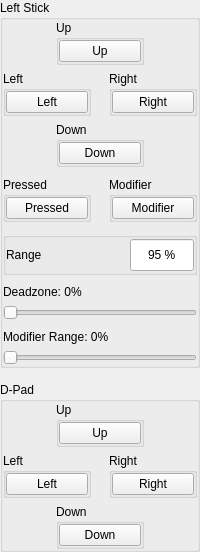
       <widget class="QWidget" name="bottomLeft">
        <layout class="QVBoxLayout" name="bottomLeftLayout">
         <property name="spacing"><number>14</number></property>
         <property name="leftMargin"><number>0</number></property>
         <property name="topMargin"><number>0</number></property>
         <property name="rightMargin"><number>0</number></property>
         <property name="bottomMargin"><number>0</number></property>
         <item>
          <widget class="QGroupBox" name="LStick">
           <property name="title"><string>Left Stick</string></property>
           <property name="card" stdset="0"><bool>true</bool></property>
           <layout class="QVBoxLayout" name="LStickLayout">
            <property name="spacing"><number>10</number></property>
            <property name="leftMargin"><number>0</number></property>
            <property name="topMargin"><number>0</number></property>
            <property name="rightMargin"><number>0</number></property>
            <property name="bottomMargin"><number>0</number></property>
            <item>
             <widget class="QWidget" name="LStickDirectionsWidget">
              <layout class="QVBoxLayout" name="LStickDirectionsLayout">
               <property name="spacing"><number>6</number></property>
               <property name="leftMargin"><number>0</number></property>
               <property name="topMargin"><number>0</number></property>
               <property name="rightMargin"><number>0</number></property>
               <property name="bottomMargin"><number>0</number></property>
               <item>
                <layout class="QHBoxLayout" name="buttonLStickUpGroupRow">
                 <property name="spacing"><number>0</number></property>
                 <property name="leftMargin"><number>0</number></property>
                 <property name="topMargin"><number>0</number></property>
                 <property name="rightMargin"><number>0</number></property>
                 <property name="bottomMargin"><number>0</number></property>
                 <item>
                  <spacer name="spacer12">
                   <property name="orientation"><enum>Qt::Orientation::Horizontal</enum></property>
                   <property name="sizeType"><enum>QSizePolicy::Policy::Expanding</enum></property>
                   <property name="sizeHint"><size><width>0</width><height>0</height></size></property>
                  </spacer>
                 </item>
                 <item>
                  <widget class="QGroupBox" name="buttonLStickUpGroup">
                   <property name="title"><string>Up</string></property>
                   <property name="binding" stdset="0"><bool>true</bool></property>
                   <property name="minimumSize"><size><width>88</width><height>0</height></size></property>
                   <property name="maximumSize"><size><width>88</width><height>16777215</height></size></property>
                   <layout class="QVBoxLayout" name="buttonLStickUpGroupLayout">
                    <property name="spacing"><number>0</number></property>
                    <property name="leftMargin"><number>0</number></property>
                    <property name="topMargin"><number>0</number></property>
                    <property name="rightMargin"><number>0</number></property>
                    <property name="bottomMargin"><number>0</number></property>
                    <item>
                     <widget class="InputBindingButton" name="buttonLStickUp">
                      <property name="text"><string>Up</string></property>
                     </widget>
                    </item>
                   </layout>
                  </widget>
                 </item>
                 <item>
                  <spacer name="spacer13">
                   <property name="orientation"><enum>Qt::Orientation::Horizontal</enum></property>
                   <property name="sizeType"><enum>QSizePolicy::Policy::Expanding</enum></property>
                   <property name="sizeHint"><size><width>0</width><height>0</height></size></property>
                  </spacer>
                 </item>
                </layout>
               </item>
               <item>
                <layout class="QHBoxLayout" name="LStickLeftRightRow">
                 <property name="spacing"><number>10</number></property>
                 <property name="leftMargin"><number>0</number></property>
                 <property name="topMargin"><number>0</number></property>
                 <property name="rightMargin"><number>0</number></property>
                 <property name="bottomMargin"><number>0</number></property>
                 <item>
                  <widget class="QGroupBox" name="buttonLStickLeftGroup">
                   <property name="title"><string>Left</string></property>
                   <property name="binding" stdset="0"><bool>true</bool></property>
                   <property name="minimumSize"><size><width>88</width><height>0</height></size></property>
                   <property name="maximumSize"><size><width>88</width><height>16777215</height></size></property>
                   <layout class="QVBoxLayout" name="buttonLStickLeftGroupLayout">
                    <property name="spacing"><number>0</number></property>
                    <property name="leftMargin"><number>0</number></property>
                    <property name="topMargin"><number>0</number></property>
                    <property name="rightMargin"><number>0</number></property>
                    <property name="bottomMargin"><number>0</number></property>
                    <item>
                     <widget class="InputBindingButton" name="buttonLStickLeft">
                      <property name="text"><string>Left</string></property>
                     </widget>
                    </item>
                   </layout>
                  </widget>
                 </item>
                 <item>
                  <spacer name="spacer14">
                   <property name="orientation"><enum>Qt::Orientation::Horizontal</enum></property>
                   <property name="sizeType"><enum>QSizePolicy::Policy::Expanding</enum></property>
                   <property name="sizeHint"><size><width>0</width><height>0</height></size></property>
                  </spacer>
                 </item>
                 <item>
                  <widget class="QGroupBox" name="buttonLStickRightGroup">
                   <property name="title"><string>Right</string></property>
                   <property name="binding" stdset="0"><bool>true</bool></property>
                   <property name="minimumSize"><size><width>88</width><height>0</height></size></property>
                   <property name="maximumSize"><size><width>88</width><height>16777215</height></size></property>
                   <layout class="QVBoxLayout" name="buttonLStickRightGroupLayout">
                    <property name="spacing"><number>0</number></property>
                    <property name="leftMargin"><number>0</number></property>
                    <property name="topMargin"><number>0</number></property>
                    <property name="rightMargin"><number>0</number></property>
                    <property name="bottomMargin"><number>0</number></property>
                    <item>
                     <widget class="InputBindingButton" name="buttonLStickRight">
                      <property name="text"><string>Right</string></property>
                     </widget>
                    </item>
                   </layout>
                  </widget>
                 </item>
                </layout>
               </item>
               <item>
                <layout class="QHBoxLayout" name="buttonLStickDownGroupRow">
                 <property name="spacing"><number>0</number></property>
                 <property name="leftMargin"><number>0</number></property>
                 <property name="topMargin"><number>0</number></property>
                 <property name="rightMargin"><number>0</number></property>
                 <property name="bottomMargin"><number>0</number></property>
                 <item>
                  <spacer name="spacer15">
                   <property name="orientation"><enum>Qt::Orientation::Horizontal</enum></property>
                   <property name="sizeType"><enum>QSizePolicy::Policy::Expanding</enum></property>
                   <property name="sizeHint"><size><width>0</width><height>0</height></size></property>
                  </spacer>
                 </item>
                 <item>
                  <widget class="QGroupBox" name="buttonLStickDownGroup">
                   <property name="title"><string>Down</string></property>
                   <property name="binding" stdset="0"><bool>true</bool></property>
                   <property name="minimumSize"><size><width>88</width><height>0</height></size></property>
                   <property name="maximumSize"><size><width>88</width><height>16777215</height></size></property>
                   <layout class="QVBoxLayout" name="buttonLStickDownGroupLayout">
                    <property name="spacing"><number>0</number></property>
                    <property name="leftMargin"><number>0</number></property>
                    <property name="topMargin"><number>0</number></property>
                    <property name="rightMargin"><number>0</number></property>
                    <property name="bottomMargin"><number>0</number></property>
                    <item>
                     <widget class="InputBindingButton" name="buttonLStickDown">
                      <property name="text"><string>Down</string></property>
                     </widget>
                    </item>
                   </layout>
                  </widget>
                 </item>
                 <item>
                  <spacer name="spacer16">
                   <property name="orientation"><enum>Qt::Orientation::Horizontal</enum></property>
                   <property name="sizeType"><enum>QSizePolicy::Policy::Expanding</enum></property>
                   <property name="sizeHint"><size><width>0</width><height>0</height></size></property>
                  </spacer>
                 </item>
                </layout>
               </item>
              </layout>
             </widget>
            </item>
            <item>
             <layout class="QHBoxLayout" name="LStickPressedRow">
              <property name="spacing"><number>10</number></property>
              <property name="leftMargin"><number>0</number></property>
              <property name="topMargin"><number>0</number></property>
              <property name="rightMargin"><number>0</number></property>
              <property name="bottomMargin"><number>0</number></property>
              <item>
               <widget class="QGroupBox" name="buttonLStickPressedGroup">
                <property name="title"><string>Pressed</string></property>
                <property name="binding" stdset="0"><bool>true</bool></property>
                <property name="minimumSize"><size><width>88</width><height>0</height></size></property>
                <property name="maximumSize"><size><width>88</width><height>16777215</height></size></property>
                <layout class="QVBoxLayout" name="buttonLStickPressedGroupLayout">
                 <property name="spacing"><number>0</number></property>
                 <property name="leftMargin"><number>0</number></property>
                 <property name="topMargin"><number>0</number></property>
                 <property name="rightMargin"><number>0</number></property>
                 <property name="bottomMargin"><number>0</number></property>
                 <item>
                  <widget class="InputBindingButton" name="buttonLStick">
                   <property name="text"><string>Pressed</string></property>
                  </widget>
                 </item>
                </layout>
               </widget>
              </item>
              <item>
               <spacer name="spacer17">
                <property name="orientation"><enum>Qt::Orientation::Horizontal</enum></property>
                <property name="sizeType"><enum>QSizePolicy::Policy::Expanding</enum></property>
                <property name="sizeHint"><size><width>0</width><height>0</height></size></property>
               </spacer>
              </item>
              <item>
               <widget class="QGroupBox" name="buttonLStickModGroup">
                <property name="title"><string>Modifier</string></property>
                <property name="binding" stdset="0"><bool>true</bool></property>
                <property name="minimumSize"><size><width>88</width><height>0</height></size></property>
                <property name="maximumSize"><size><width>88</width><height>16777215</height></size></property>
                <layout class="QVBoxLayout" name="buttonLStickModGroupLayout">
                 <property name="spacing"><number>0</number></property>
                 <property name="leftMargin"><number>0</number></property>
                 <property name="topMargin"><number>0</number></property>
                 <property name="rightMargin"><number>0</number></property>
                 <property name="bottomMargin"><number>0</number></property>
                 <item>
                  <widget class="InputBindingButton" name="buttonLStickMod">
                   <property name="text"><string>Modifier</string></property>
                  </widget>
                 </item>
                </layout>
               </widget>
              </item>
             </layout>
            </item>
            <item>
             <widget class="QGroupBox" name="buttonLStickRangeGroup">
              <property name="bare" stdset="0"><bool>true</bool></property>
              <layout class="QHBoxLayout" name="buttonLStickRangeGroupLayout">
               <property name="spacing"><number>8</number></property>
               <property name="leftMargin"><number>0</number></property>
               <property name="topMargin"><number>0</number></property>
               <property name="rightMargin"><number>0</number></property>
               <property name="bottomMargin"><number>0</number></property>
               <item>
                <widget class="QLabel" name="buttonLStickRangeGroupLabel">
                 <property name="text"><string>Range</string></property>
                 <property name="caption" stdset="0"><bool>true</bool></property>
                </widget>
               </item>
               <item>
                <spacer name="spacer18">
                 <property name="orientation"><enum>Qt::Orientation::Horizontal</enum></property>
                 <property name="sizeType"><enum>QSizePolicy::Policy::Expanding</enum></property>
                 <property name="sizeHint"><size><width>0</width><height>0</height></size></property>
                </spacer>
               </item>
               <item>
                <widget class="QSpinBox" name="spinboxLStickRange">
                 <property name="buttonSymbols"><enum>QAbstractSpinBox::ButtonSymbols::NoButtons</enum></property>
                 <property name="alignment"><set>Qt::AlignmentFlag::AlignCenter</set></property>
                 <property name="suffix"><string> %</string></property>
                 <property name="minimum"><number>25</number></property>
                 <property name="maximum"><number>150</number></property>
                 <property name="value"><number>95</number></property>
                 <property name="minimumSize"><size><width>64</width><height>34</height></size></property>
                 <property name="maximumSize"><size><width>64</width><height>34</height></size></property>
                </widget>
               </item>
              </layout>
             </widget>
            </item>
            <item>
             <layout class="QVBoxLayout" name="sliderLStickDeadzoneBlock">
              <property name="spacing"><number>6</number></property>
              <property name="leftMargin"><number>0</number></property>
              <property name="topMargin"><number>0</number></property>
              <property name="rightMargin"><number>0</number></property>
              <property name="bottomMargin"><number>0</number></property>
              <item>
               <widget class="QLabel" name="labelLStickDeadzone">
                <property name="text"><string>Deadzone: 0%</string></property>
                <property name="caption" stdset="0"><bool>true</bool></property>
               </widget>
              </item>
              <item>
               <widget class="QSlider" name="sliderLStickDeadzone">
                <property name="maximum"><number>100</number></property>
                <property name="orientation"><enum>Qt::Orientation::Horizontal</enum></property>
               </widget>
              </item>
             </layout>
            </item>
            <item>
             <layout class="QVBoxLayout" name="sliderLStickModifierRangeBlock">
              <property name="spacing"><number>6</number></property>
              <property name="leftMargin"><number>0</number></property>
              <property name="topMargin"><number>0</number></property>
              <property name="rightMargin"><number>0</number></property>
              <property name="bottomMargin"><number>0</number></property>
              <item>
               <widget class="QLabel" name="labelLStickModifierRange">
                <property name="text"><string>Modifier Range: 0%</string></property>
                <property name="caption" stdset="0"><bool>true</bool></property>
               </widget>
              </item>
              <item>
               <widget class="QSlider" name="sliderLStickModifierRange">
                <property name="maximum"><number>100</number></property>
                <property name="orientation"><enum>Qt::Orientation::Horizontal</enum></property>
               </widget>
              </item>
             </layout>
            </item>
           </layout>
          </widget>
         </item>
         <item>
          <widget class="QGroupBox" name="Dpad">
           <property name="title"><string>D-Pad</string></property>
           <property name="card" stdset="0"><bool>true</bool></property>
           <layout class="QVBoxLayout" name="DpadLayout">
            <property name="spacing"><number>10</number></property>
            <property name="leftMargin"><number>0</number></property>
            <property name="topMargin"><number>0</number></property>
            <property name="rightMargin"><number>0</number></property>
            <property name="bottomMargin"><number>0</number></property>
            <item>
             <widget class="QWidget" name="dpadDirectionsWidget">
              <layout class="QVBoxLayout" name="dpadDirectionsLayout">
               <property name="spacing"><number>6</number></property>
               <property name="leftMargin"><number>0</number></property>
               <property name="topMargin"><number>0</number></property>
               <property name="rightMargin"><number>0</number></property>
               <property name="bottomMargin"><number>0</number></property>
               <item>
                <layout class="QHBoxLayout" name="buttonDpadUpGroupRow">
                 <property name="spacing"><number>0</number></property>
                 <property name="leftMargin"><number>0</number></property>
                 <property name="topMargin"><number>0</number></property>
                 <property name="rightMargin"><number>0</number></property>
                 <property name="bottomMargin"><number>0</number></property>
                 <item>
                  <spacer name="spacer2">
                   <property name="orientation"><enum>Qt::Orientation::Horizontal</enum></property>
                   <property name="sizeType"><enum>QSizePolicy::Policy::Expanding</enum></property>
                   <property name="sizeHint"><size><width>0</width><height>0</height></size></property>
                  </spacer>
                 </item>
                 <item>
                  <widget class="QGroupBox" name="buttonDpadUpGroup">
                   <property name="title"><string>Up</string></property>
                   <property name="binding" stdset="0"><bool>true</bool></property>
                   <property name="minimumSize"><size><width>88</width><height>0</height></size></property>
                   <property name="maximumSize"><size><width>88</width><height>16777215</height></size></property>
                   <layout class="QVBoxLayout" name="buttonDpadUpGroupLayout">
                    <property name="spacing"><number>0</number></property>
                    <property name="leftMargin"><number>0</number></property>
                    <property name="topMargin"><number>0</number></property>
                    <property name="rightMargin"><number>0</number></property>
                    <property name="bottomMargin"><number>0</number></property>
                    <item>
                     <widget class="InputBindingButton" name="buttonDpadUp">
                      <property name="text"><string>Up</string></property>
                     </widget>
                    </item>
                   </layout>
                  </widget>
                 </item>
                 <item>
                  <spacer name="spacer3">
                   <property name="orientation"><enum>Qt::Orientation::Horizontal</enum></property>
                   <property name="sizeType"><enum>QSizePolicy::Policy::Expanding</enum></property>
                   <property name="sizeHint"><size><width>0</width><height>0</height></size></property>
                  </spacer>
                 </item>
                </layout>
               </item>
               <item>
                <layout class="QHBoxLayout" name="dpadLeftRightRow">
                 <property name="spacing"><number>10</number></property>
                 <property name="leftMargin"><number>0</number></property>
                 <property name="topMargin"><number>0</number></property>
                 <property name="rightMargin"><number>0</number></property>
                 <property name="bottomMargin"><number>0</number></property>
                 <item>
                  <widget class="QGroupBox" name="buttonDpadLeftGroup">
                   <property name="title"><string>Left</string></property>
                   <property name="binding" stdset="0"><bool>true</bool></property>
                   <property name="minimumSize"><size><width>88</width><height>0</height></size></property>
                   <property name="maximumSize"><size><width>88</width><height>16777215</height></size></property>
                   <layout class="QVBoxLayout" name="buttonDpadLeftGroupLayout">
                    <property name="spacing"><number>0</number></property>
                    <property name="leftMargin"><number>0</number></property>
                    <property name="topMargin"><number>0</number></property>
                    <property name="rightMargin"><number>0</number></property>
                    <property name="bottomMargin"><number>0</number></property>
                    <item>
                     <widget class="InputBindingButton" name="buttonDpadLeft">
                      <property name="text"><string>Left</string></property>
                     </widget>
                    </item>
                   </layout>
                  </widget>
                 </item>
                 <item>
                  <spacer name="spacer4">
                   <property name="orientation"><enum>Qt::Orientation::Horizontal</enum></property>
                   <property name="sizeType"><enum>QSizePolicy::Policy::Expanding</enum></property>
                   <property name="sizeHint"><size><width>0</width><height>0</height></size></property>
                  </spacer>
                 </item>
                 <item>
                  <widget class="QGroupBox" name="buttonDpadRightGroup">
                   <property name="title"><string>Right</string></property>
                   <property name="binding" stdset="0"><bool>true</bool></property>
                   <property name="minimumSize"><size><width>88</width><height>0</height></size></property>
                   <property name="maximumSize"><size><width>88</width><height>16777215</height></size></property>
                   <layout class="QVBoxLayout" name="buttonDpadRightGroupLayout">
                    <property name="spacing"><number>0</number></property>
                    <property name="leftMargin"><number>0</number></property>
                    <property name="topMargin"><number>0</number></property>
                    <property name="rightMargin"><number>0</number></property>
                    <property name="bottomMargin"><number>0</number></property>
                    <item>
                     <widget class="InputBindingButton" name="buttonDpadRight">
                      <property name="text"><string>Right</string></property>
                     </widget>
                    </item>
                   </layout>
                  </widget>
                 </item>
                </layout>
               </item>
               <item>
                <layout class="QHBoxLayout" name="buttonDpadDownGroupRow">
                 <property name="spacing"><number>0</number></property>
                 <property name="leftMargin"><number>0</number></property>
                 <property name="topMargin"><number>0</number></property>
                 <property name="rightMargin"><number>0</number></property>
                 <property name="bottomMargin"><number>0</number></property>
                 <item>
                  <spacer name="spacer5">
                   <property name="orientation"><enum>Qt::Orientation::Horizontal</enum></property>
                   <property name="sizeType"><enum>QSizePolicy::Policy::Expanding</enum></property>
                   <property name="sizeHint"><size><width>0</width><height>0</height></size></property>
                  </spacer>
                 </item>
                 <item>
                  <widget class="QGroupBox" name="buttonDpadDownGroup">
                   <property name="title"><string>Down</string></property>
                   <property name="binding" stdset="0"><bool>true</bool></property>
                   <property name="minimumSize"><size><width>88</width><height>0</height></size></property>
                   <property name="maximumSize"><size><width>88</width><height>16777215</height></size></property>
                   <layout class="QVBoxLayout" name="buttonDpadDownGroupLayout">
                    <property name="spacing"><number>0</number></property>
                    <property name="leftMargin"><number>0</number></property>
                    <property name="topMargin"><number>0</number></property>
                    <property name="rightMargin"><number>0</number></property>
                    <property name="bottomMargin"><number>0</number></property>
                    <item>
                     <widget class="InputBindingButton" name="buttonDpadDown">
                      <property name="text"><string>Down</string></property>
                     </widget>
                    </item>
                   </layout>
                  </widget>
                 </item>
                 <item>
                  <spacer name="spacer6">
                   <property name="orientation"><enum>Qt::Orientation::Horizontal</enum></property>
                   <property name="sizeType"><enum>QSizePolicy::Policy::Expanding</enum></property>
                   <property name="sizeHint"><size><width>0</width><height>0</height></size></property>
                  </spacer>
                 </item>
                </layout>
               </item>
              </layout>
             </widget>
            </item>
           </layout>
          </widget>
         </item>
         <item>
          <spacer name="spacer19">
           <property name="orientation"><enum>Qt::Orientation::Vertical</enum></property>
           <property name="sizeType"><enum>QSizePolicy::Policy::Expanding</enum></property>
           <property name="sizeHint"><size><width>0</width><height>0</height></size></property>
          </spacer>
         </item>
        </layout>
       </widget>
